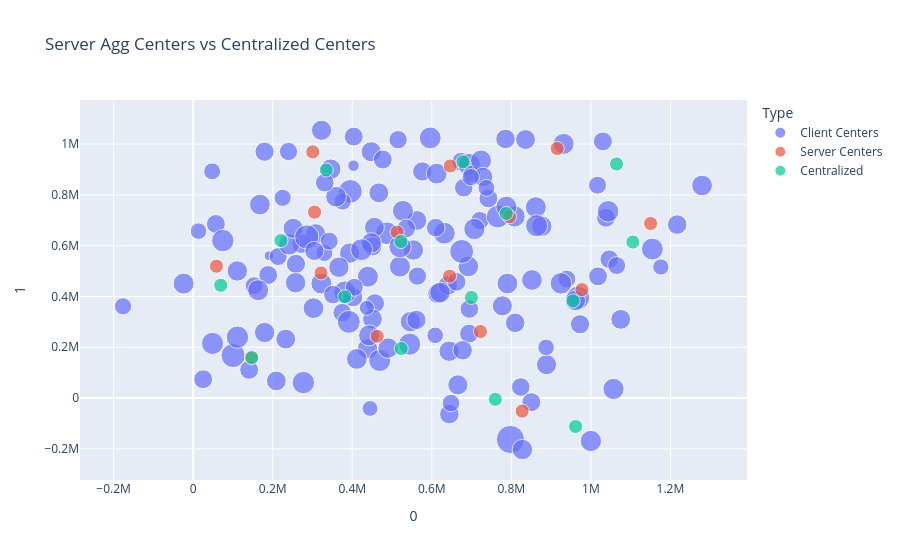

Here is the notebook cell this chart was saved with:
### Code cell
i = 0
visualize_centers(sim.clients_centers[i], sim.server_centers['weighted_kmeans'][i], sim.server_centers['kmeans'][i], sim.clients_weights[i])

### Figure 1 — Plotly figure (JSON) as saved in the notebook; plotly's stock layout.template omitted (floating-point values rounded to 4 significant figures; data arrays with more than 128 entries replaced by an {"elided": "..."} marker saying what was removed)
{"data": [{"hovertemplate": "Type=Client Centers<br>0=%{x}<br>1=%{y}<br>weights=%{marker.size}<extra></extra>", "legendgroup": "Client Centers", "marker": {"color": "#636efa", "size": {"elided": "150 float values"}, "sizemode": "area", "sizeref": 0.1675, "symbol": "circle"}, "mode": "markers", "name": "Client Centers", "orientation": "v", "showlegend": true, "type": "scatter", "x": {"elided": "150 float values"}, "xaxis": "x", "y": {"elided": "150 float values"}, "yaxis": "y"}, {"hovertemplate": "Type=Server Centers<br>0=%{x}<br>1=%{y}<br>weights=%{marker.size}<extra></extra>", "legendgroup": "Server Centers", "marker": {"color": "#EF553B", "size": [16.67, 16.67, 16.67, 16.67, 16.67, 16.67, 16.67, 16.67, 16.67, 16.67, 16.67, 16.67, 16.67, 16.67, 16.67], "sizemode": "area", "sizeref": 0.1675, "symbol": "circle"}, "mode": "markers", "name": "Server Centers", "orientation": "v", "showlegend": true, "type": "scatter", "x": [795300.0, 58520.0, 321600.0, 827300.0, 305300.0, 146500.0, 644800.0, 646400.0, 1150000.0, 462600.0, 915300.0, 977500.0, 512700.0, 722300.0, 300700.0], "xaxis": "x", "y": [714300.0, 519300.0, 492700.0, -51490.0, 732100.0, 161500.0, 479800.0, 913900.0, 687400.0, 243300.0, 982700.0, 426900.0, 653700.0, 261900.0, 969400.0], "yaxis": "y"}, {"hovertemplate": "Type=Centralized<br>0=%{x}<br>1=%{y}<br>weights=%{marker.size}<extra></extra>", "legendgroup": "Centralized", "marker": {"color": "#00cc96", "size": [16.67, 16.67, 16.67, 16.67, 16.67, 16.67, 16.67, 16.67, 16.67, 16.67, 16.67, 16.67, 16.67, 16.67, 16.67], "sizemode": "area", "sizeref": 0.1675, "symbol": "circle"}, "mode": "markers", "name": "Centralized", "orientation": "v", "showlegend": true, "type": "scatter", "x": [961600.0, 381400.0, 787100.0, 220700.0, 699600.0, 678500.0, 955400.0, 334700.0, 523200.0, 522400.0, 147200.0, 69330.0, 759800.0, 1065000.0, 1106000.0], "xaxis": "x", "y": [-112200.0, 399000.0, 726900.0, 620100.0, 396100.0, 930300.0, 382500.0, 898000.0, 194900.0, 616500.0, 158400.0, 444000.0, -5259.0, 921800.0, 614300.0], "yaxis": "y"}], "layout": {"legend": {"itemsizing": "constant", "title": {"text": "Type"}, "tracegroupgap": 0}, "title": {"text": "Server Agg Centers vs Centralized Centers"}, "xaxis": {"anchor": "y", "domain": [0, 1], "title": {"text": "0"}}, "yaxis": {"anchor": "x", "domain": [0, 1], "title": {"text": "1"}}}}
